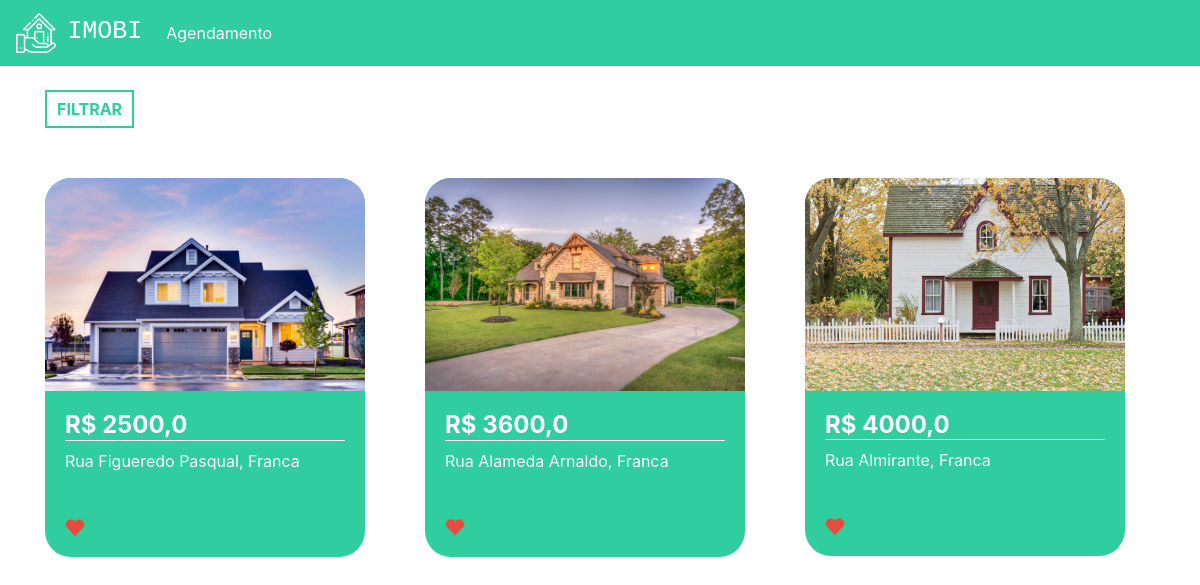
The app's page / (signed in) with its own data.
### plataforma/models.py (models this page shows, shortened)
class Imovei(models.Model):
    choices = (('V', 'Venda'),
               ('A', 'Aluguel'))
    choices_imovel = (('A', 'Apartamento'),
                      ('C', 'Casa'))
    imagens = models.ManyToManyField(Imagem)
    valor = models.FloatField()
    quartos = models.IntegerField()
    tamanho = models.FloatField()
    cidade = models.ForeignKey(Cidade, on_delete=models.DO_NOTHING)
    rua = models.CharField(max_length=50)
    tipo = models.CharField(max_length=1, choices=choices)
    tipo_imovel = models.CharField(max_length=1, choices=choices_imovel)
    numero = models.IntegerField()
    descricao = models.TextField()
    dias_visita = models.ManyToManyField(DiasVisita)
    horarios = models.ManyToManyField(Horario)

class Imagem(models.Model):
    img = models.ImageField(upload_to='assets')

class Cidade(models.Model):
    nome = models.CharField(max_length=30)
    def __str__(self) -> str:
        return self.nome

### plataforma/views.py (the view)
# urls.py: path('', views.home, name='home'),
@login_required(login_url='/auth/logar/')
def home(request):
    preco_minimo = request.GET.get('preco_minimo')
    preco_maximo = request.GET.get('preco_maximo')
    cidade = request.GET.get('cidade')
    tipo = request.GET.getlist('tipo')
    cidades = Cidade.objects.all()
    if preco_minimo or preco_maximo or cidade or tipo:
        if not preco_minimo:
            preco_minimo = 0
        if not preco_maximo:
            preco_maximo = 999999999
        if not tipo:
            tipo = ['A', 'C']
        imoveis = Imovei.objects.filter(valor__gte=preco_minimo)\
        .filter(valor__lte=preco_maximo)\
        .filter(tipo_imovel__in=tipo).filter(cidade=cidade)
    else:
        imoveis = Imovei.objects.all()
    return render(request, 'home.html', {'imoveis': imoveis, 'cidades': cidades})

### plataforma/templates/home.html (shortened to what this page needs)
{% extends 'index.html' %}
{% load static %}
{% block 'head' %}
<link rel="stylesheet" href="{% static 'plataforma/styles/home.css' %}">
{% endblock %}
{% block 'body' %}
<div class="container">
  <br>
  <button type="button" class="btn_filtrar" data-toggle="modal" data-target="#exampleModal">
    FILTRAR
  </button>
  <div class="row">
    {% for imovel in imoveis %}
      <div class="col-md cont">
        <div class="card_imovel">
          <img class="img_capa_imovel" src="{{imovel.imagens.all.0.img.url}}" alt="Imagem do Imóvel">
          <div class="informacoes_imoveis">
            <a class="a_none" href="{% url 'imovel' imovel.id %}">
              <h4 class="valor">R$ {{imovel.valor}}</h4>
            </a>
            <p>{{imovel.rua}}, {{imovel.cidade}}</p>
            <br>
            <img id="favorito" src="{% static 'assets/heart.png' %}" alt="Ícone Coração">
          </div>
        </div>
      </div>
    {% endfor %}
  </div>
</div>
{% endblock %}

### templates/static/plataforma/styles/home.css (style rules this page uses)
.card_imovel { width: 20rem; background-color: #30CD9E; margin-top: 50px; border-radius: 26px; }
.img_capa_imovel { width: 100%; border-top-left-radius: 26px; border-top-right-radius: 26px; }
.informacoes_imoveis { padding: 20px; color: white; }
.valor { font-weight: bold; border-bottom: 1px solid white; }
.btn_filtrar { font-weight: bold; padding: 5px 10px 5px 10px; color: #30CD9E; background-color: transparent; border: none; border: 2px solid #30CD9E; }
.a_none { color: white; }
#favorito { width: 7%; }

### records on screen
Imovei: imagens.all.0.img (picture), valor "2500,0", rua "Rua Figueredo Pasqual", cidade "Franca"
Imovei: imagens.all.0.img (picture), valor "3600,0", rua "Rua Alameda Arnaldo", cidade "Franca"
Imovei: imagens.all.0.img (picture), valor "4000,0", rua "Rua Almirante", cidade "Franca"
